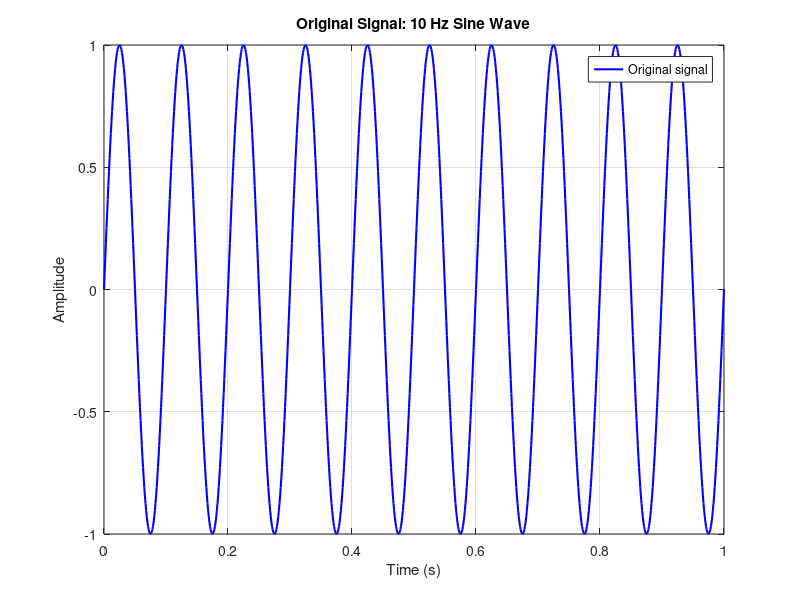
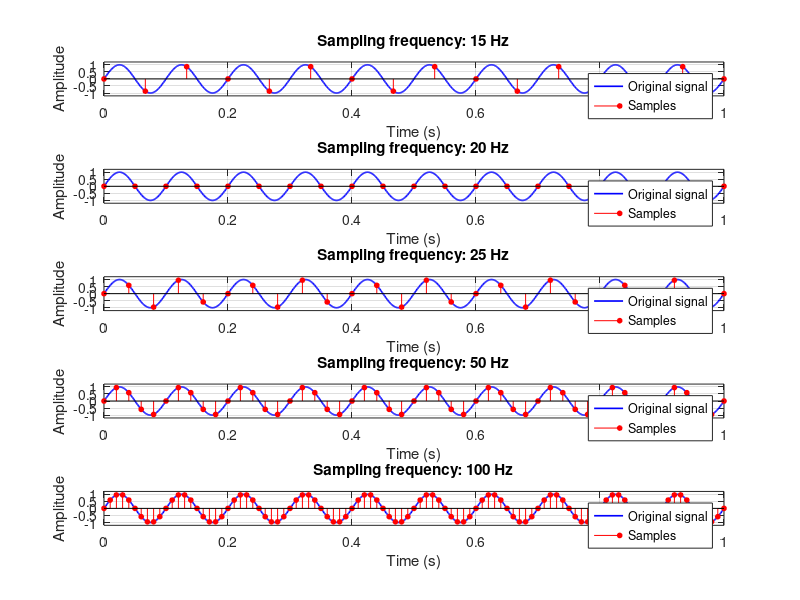

Source code (MATLAB) for these figures, in order:
%% Task 1: Create the original signal
clear;
clc;
close all;

% Signal parameters
f = 10;           % Signal frequency in Hz
A = 1;            % Dimensionless amplitude
duration = 1;     % Signal duration in s

% Fine time grid for the reference signal
dt = 0.001;              % Time step in s
t = 0:dt:duration;

% Generate the sine wave
x = A * sin(2*pi*f*t);

% Plot the original signal
figure;
plot(t, x, 'b', 'LineWidth', 1.5);

title('Original Signal: 10 Hz Sine Wave');
xlabel('Time (s)');
ylabel('Amplitude');
legend('Original signal');
grid on;
xlim([0 duration]);

% Save the figure
saveas(gcf, 'original_signal.png');

%% Task 2: Compare five sampling frequencies

sampling_frequencies = [15 20 25 50 100];   % In Hz

figure;

for k = 1:5

    % Select sampling frequency
    fs = sampling_frequencies(k);
    
    % Calculate sampling times and signal values
    t_sample = 0:1/fs:duration;
    x_sample = A * sin(2*pi*f*t_sample);

    % Select subplot
    subplot(5, 1, k);

    % Plot original signal and samples
    plot(t, x, 'b', 'LineWidth', 1.2);
    hold on;
    stem(t_sample, x_sample, 'r', 'filled', 'MarkerSize', 3.5);
    hold off;

    title(['Sampling frequency: ' num2str(fs) ' Hz']);
    xlabel('Time (s)');
    ylabel('Amplitude');
    legend('Original signal', 'Samples');
    grid on;
    xlim([0 duration]);
    ylim([-1.2 1.2]);

end

% Save the complete figure with all five subplots
saveas(gcf, 'sampling_comparison.png');
